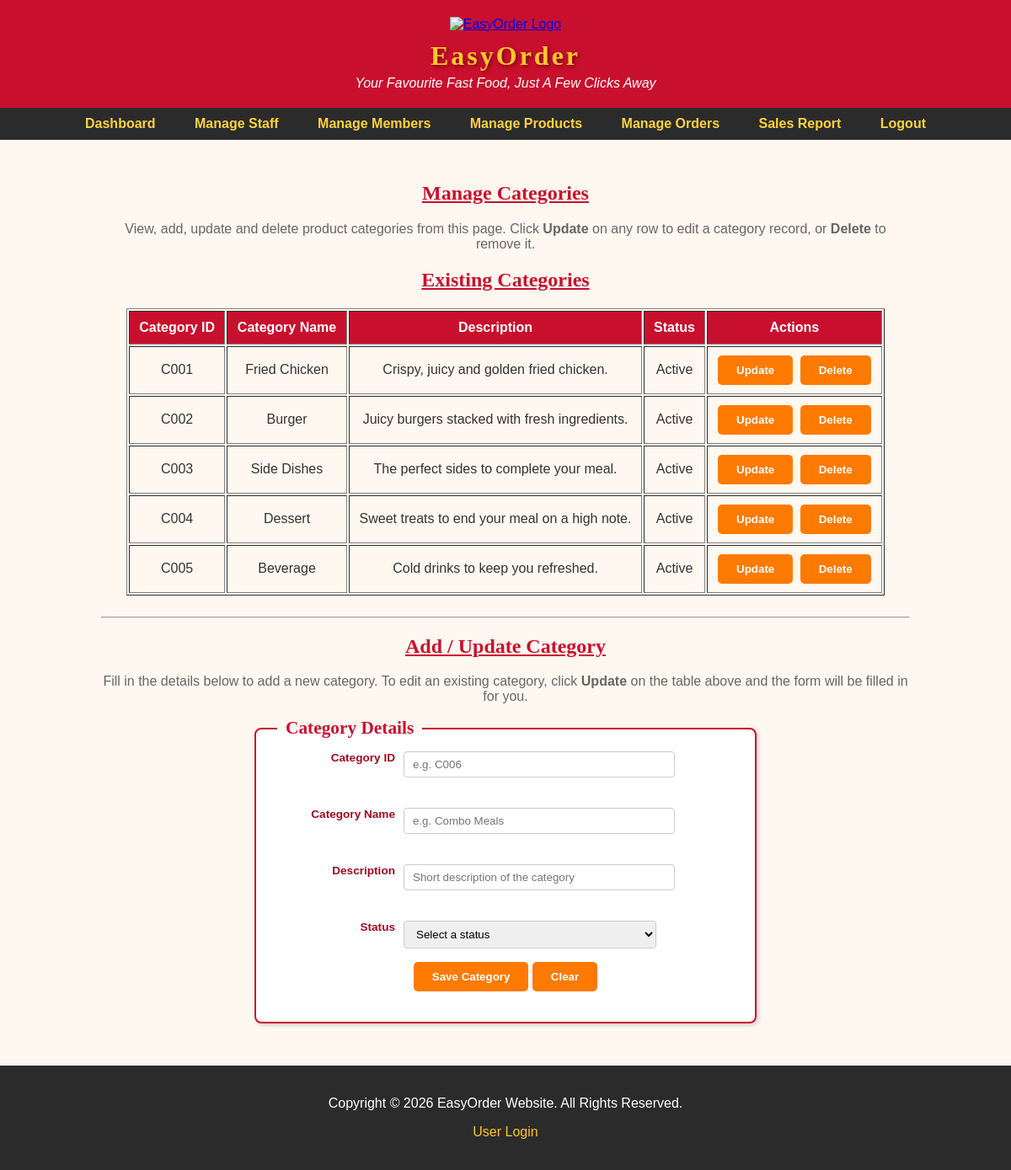
Page /admin_category.php (signed in) on the committed database.
### tables this page shows
CREATE TABLE `category` (
  `category_id` char(5) NOT NULL,
  `category_name` varchar(50) NOT NULL,
  `category_desc` varchar(100) NOT NULL,
  `category_status` varchar(10) NOT NULL,
  `category_isDelete` int(1) NOT NULL DEFAULT 0
);

### admin_category.php (the view, shortened to what this page needs)
<?php
include("dataconnection.php");
?>
<!DOCTYPE html>
<html>
<head>
<link rel="stylesheet" href="style.css">
<link rel="stylesheet" href="admin_style.css">
</head>
<body>
<div id="header">
<a href="index.html"><img src="image/logo.png" width="80px" height="80px" alt="EasyOrder Logo" title="EasyOrder Home"></a>
<h1>EasyOrder</h1>
<p>Your Favourite Fast Food, Just A Few Clicks Away</p>
</div>
<div id="admin-navbar">
<a href="admin_dashboard.php">Dashboard</a>
<a href="admin_staff.php">Manage Staff</a>
<a href="admin_member.php">Manage Members</a>
<a href="admin_product.php">Manage Products</a>
<a href="admin_order.php">Manage Orders</a>
<a href="admin_report.php">Sales Report</a>
<a href="logout.php" onclick="return confirm('Are you sure you want to logout?')">Logout</a>
</div>
<div id="main">
<h2 class="section-title">Manage Categories</h2>
<p class="intro">View, add, update and delete product categories from this page. Click <b>Update</b> on any row to edit a category record, or <b>Delete</b> to remove it.</p>
<h2 class="section-title">Existing Categories</h2>
<table class="manage-table" border="1">
<tr>
<th>Category ID</th>
<th>Category Name</th>
<th>Description</th>
<th>Status</th>
<th>Actions</th>
</tr>
<?php
$result = mysqli_query($connect,"SELECT * FROM category WHERE category_isDelete=0");
while($row = mysqli_fetch_assoc($result))
{
?>
<tr>
<td><?php echo $row['category_id']; ?></td>
<td><?php echo $row['category_name']; ?></td>
<td><?php echo $row['category_desc']; ?></td>
<td><?php echo $row['category_status']; ?></td>
<td>
<input type="button" class="update-btn" value="Update" onclick="location='admin_category.php?edit&id=<?php echo $row['category_id']; ?>'">
<input type="button" class="delete-btn" value="Delete" onclick="if(confirmation()==true){location='admin_category.php?del=1&id=<?php echo $row['category_id']; ?>'}">
</td>
</tr>
<?php
}
?>
</table>
<hr>
<?php
$cid="";
$cname="";
$cdesc="";
$form_title="Category Details";
$btn_label="Save Category";
?>
<h2 class="section-title">Add / Update Category</h2>
<p class="intro">Fill in the details below to add a new category. To edit an existing category, click <b>Update</b> on the table above and the form will be filled in for you.</p>
<div class="manage-form-box">
<form name="categoryfrm" method="post" action="" onsubmit="return save_category()">
<fieldset>
<legend id="form_title"><?php echo $form_title; ?></legend>
<label>Category ID</label>
<input type="text" name="category_id" value="<?php echo $cid; ?>" <?php if(isset($_GET["edit"])) echo "disabled"; ?> placeholder="e.g. C006">
<br><span class="error" id="err_id"></span>
<br><br><label>Category Name</label>
<input type="text" name="category_name" value="<?php echo $cname; ?>" placeholder="e.g. Combo Meals">
<br><span class="error" id="err_name"></span>
<br><br><label>Description</label>
<input type="text" name="category_desc" value="<?php echo $cdesc; ?>" placeholder="Short description of the category">
<br><span class="error" id="err_desc"></span>
<br><br><label>Status</label>
<select name="category_status">
<option value="0">Select a status</option>
</select>
<br><span class="error" id="err_status"></span>
<p style="text-align:center;">
<input type="submit" class="save-btn" id="savebtn" name="savebtn" value="<?php echo $btn_label; ?>">
<input type="button" class="save-btn" name="clearbtn" value="Clear" onclick="clear_form(this.form)">
</p>
</fieldset>
</form>
</div>
</div>
<footer>
<p>Copyright &copy; 2026 EasyOrder Website. All Rights Reserved.</p>
<p><a href="login.php">User Login</a></p>
</footer>
</body>
</html>

### style.css (style rules this page uses)
* { font-family:Arial; }
body { background-color:#FFF8F0; color:#333333; margin:0px; }
#header { background-color:#C8102E; color:#FFFFFF; text-align:center; padding:20px 10px 20px 10px; }
#header h1 { color:#FFC72C; font-family:"Arial Black"; letter-spacing:3px; text-shadow:2px 2px 4px #7A0014; margin:10px 0px 5px 0px; }
#header p { color:#FFFFFF; font-style:italic; margin:0px; }
#main { width:960px; margin:auto; padding:10px 0px 20px 0px; }
.section-title { color:#C8102E; text-align:center; font-family:"Arial Narrow"; text-decoration:underline; }
input[type="text"],input[type="password"],input[type="email"],input[type="number"],input[type="date"],textarea { border:1px solid #CCCCCC; border-radius:4px; padding:8px 10px 8px 10px; }
input[type="submit"],input[type="button"],input[type="reset"] { background-color:#FF7A00; color:#FFFFFF; font-weight:bold; border:0px; border-radius:5px; padding:10px 22px 10px 22px; cursor:pointer; }
th { background-color:#C8102E; color:#FFFFFF; padding:10px; }
td { padding:8px; }
footer { background-color:#2B2B2B; color:#FFFFFF; text-align:center; padding:20px 10px 20px 10px; margin-top:30px; }
footer a { color:#FFC72C; text-decoration:none; }
.intro { text-align:center; color:#666666; }

### admin_style.css (style rules this page uses)
#admin-navbar { background-color:#2B2B2B; text-align:center; padding:10px; margin-bottom:20px; }
#admin-navbar a { color:#FFD23F; font-weight:bold; font-family:Arial; text-decoration:none; padding:12px 18px 12px 18px; margin:0px 3px 0px 3px; }
.manage-table { width:900px; margin:auto; margin-bottom:25px; }
.manage-table th { background-color:#C8102E; color:#FFFFFF; padding:10px; }
.manage-table td { padding:8px; text-align:center; }
.update-btn { background-color:#FFC72C; color:#9E0B22; font-weight:bold; border:0px; border-radius:4px; padding:5px 12px 5px 12px; margin:2px; }
.delete-btn { background-color:#C8102E; color:#FFFFFF; font-weight:bold; border:0px; border-radius:4px; padding:5px 12px 5px 12px; margin:2px; }
.manage-form-box { width:600px; margin:auto; }
.manage-form-box fieldset { background-color:#FFFFFF; border:2px solid #C8102E; border-radius:8px; box-shadow:2px 2px 5px #CCCCCC; padding:15px 25px 20px 25px; }
.manage-form-box legend { color:#C8102E; font-family:"Arial Narrow"; font-weight:bold; font-size:16pt; padding:0px 10px 0px 10px; }
.manage-form-box label { float:left; width:140px; text-align:right; color:#9E0B22; font-weight:bold; font-size:0.85em; margin-right:10px; }
.manage-form-box input[type="text"],.manage-form-box input[type="email"],.manage-form-box input[type="password"],.manage-form-box input[type="date"],.manage-form-box input[type="number"],.manage-form-box select { width:300px; border:1px solid #CCCCCC; border-radius:4px; padding:7px 10px 7px 10px; }
.save-btn { background-color:#C8102E; color:#FFFFFF; font-weight:bold; border:0px; border-radius:5px; padding:10px 20px 10px 20px; }

### rows in the picture
category: category_id "C001", category_name "Fried Chicken", category_desc "Crispy, juicy and golden fried chicken.", category_status "Active"
category: category_id "C002", category_name "Burger", category_desc "Juicy burgers stacked with fresh ingredients.", category_status "Active"
category: category_id "C003", category_name "Side Dishes", category_desc "The perfect sides to complete your meal.", category_status "Active"
category: category_id "C004", category_name "Dessert", category_desc "Sweet treats to end your meal on a high note.", category_status "Active"
category: category_id "C005", category_name "Beverage", category_desc "Cold drinks to keep you refreshed.", category_status "Active"

### other values in the picture
$form_title "Category Details"
